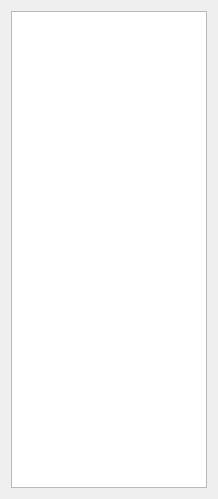
<?xml version="1.0" encoding="UTF-8"?>
<ui version="4.0">
 <class>DisplayWidgetClass</class>
 <widget class="QWidget" name="DisplayWidgetClass">
  <property name="geometry">
   <rect>
    <x>0</x>
    <y>0</y>
    <width>218</width>
    <height>499</height>
   </rect>
  </property>
  <property name="windowTitle">
   <string>DisplayWidget</string>
  </property>
  <layout class="QVBoxLayout" name="verticalLayout">
   <item>
    <widget class="QTextBrowser" name="textDisplay"/>
   </item>
  </layout>
 </widget>
 <layoutdefault spacing="6" margin="11"/>
 <resources/>
 <connections/>
</ui>
